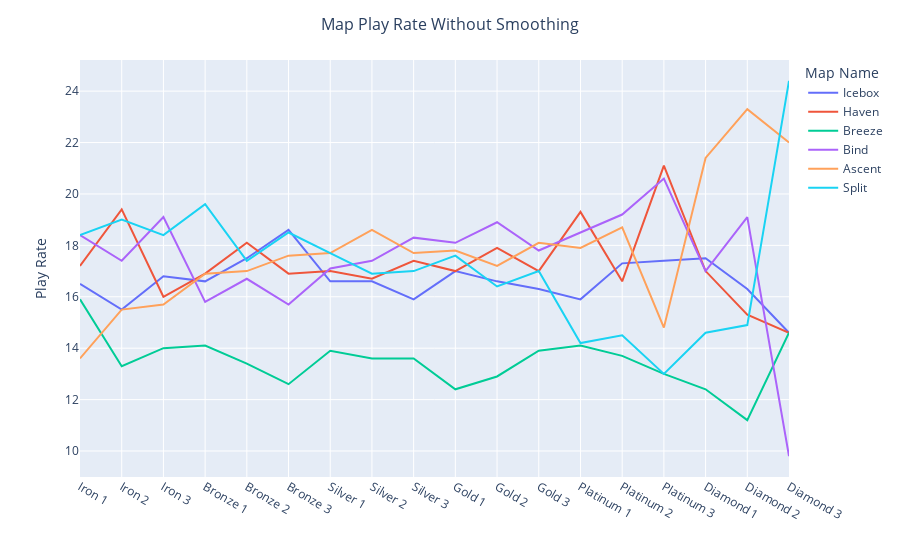

Here is the notebook cell this chart was saved with:
### Markdown cell above
Without Smoothing
Below is a line plot of the exact playrates for each map given a player's rank.

### Code cell
fig = px.line(playrate_df)
fig.update_layout(
    title={'text': f"Map Play Rate Without Smoothing", 'x': 0.5,
                         'xanchor': 'center', 'font': {'size': 16}},
    xaxis_title="", yaxis_title="Play Rate"
)
fig.show()

### Figure 1 — Plotly figure (JSON) as saved in the notebook; plotly's stock layout.template omitted (floating-point values rounded to 4 significant figures)
{"data": [{"hovertemplate": "Map Name=Icebox<br>index=%{x}<br>value=%{y}<extra></extra>", "legendgroup": "Icebox", "line": {"color": "#636efa", "dash": "solid"}, "marker": {"symbol": "circle"}, "mode": "lines", "name": "Icebox", "orientation": "v", "showlegend": true, "type": "scatter", "x": ["Iron 1", "Iron 2", "Iron 3", "Bronze 1", "Bronze 2", "Bronze 3", "Silver 1", "Silver 2", "Silver 3", "Gold 1", "Gold 2", "Gold 3", "Platinum 1", "Platinum 2", "Platinum 3", "Diamond 1", "Diamond 2", "Diamond 3"], "xaxis": "x", "y": [16.5, 15.5, 16.8, 16.6, 17.5, 18.6, 16.6, 16.6, 15.9, 17, 16.6, 16.3, 15.9, 17.3, 17.4, 17.5, 16.3, 14.6], "yaxis": "y"}, {"hovertemplate": "Map Name=Haven<br>index=%{x}<br>value=%{y}<extra></extra>", "legendgroup": "Haven", "line": {"color": "#EF553B", "dash": "solid"}, "marker": {"symbol": "circle"}, "mode": "lines", "name": "Haven", "orientation": "v", "showlegend": true, "type": "scatter", "x": ["Iron 1", "Iron 2", "Iron 3", "Bronze 1", "Bronze 2", "Bronze 3", "Silver 1", "Silver 2", "Silver 3", "Gold 1", "Gold 2", "Gold 3", "Platinum 1", "Platinum 2", "Platinum 3", "Diamond 1", "Diamond 2", "Diamond 3"], "xaxis": "x", "y": [17.2, 19.4, 16, 16.9, 18.1, 16.9, 17, 16.7, 17.4, 17, 17.9, 17, 19.3, 16.6, 21.1, 17, 15.3, 14.6], "yaxis": "y"}, {"hovertemplate": "Map Name=Breeze<br>index=%{x}<br>value=%{y}<extra></extra>", "legendgroup": "Breeze", "line": {"color": "#00cc96", "dash": "solid"}, "marker": {"symbol": "circle"}, "mode": "lines", "name": "Breeze", "orientation": "v", "showlegend": true, "type": "scatter", "x": ["Iron 1", "Iron 2", "Iron 3", "Bronze 1", "Bronze 2", "Bronze 3", "Silver 1", "Silver 2", "Silver 3", "Gold 1", "Gold 2", "Gold 3", "Platinum 1", "Platinum 2", "Platinum 3", "Diamond 1", "Diamond 2", "Diamond 3"], "xaxis": "x", "y": [15.9, 13.3, 14, 14.1, 13.4, 12.6, 13.9, 13.6, 13.6, 12.4, 12.9, 13.9, 14.1, 13.7, 13, 12.4, 11.2, 14.6], "yaxis": "y"}, {"hovertemplate": "Map Name=Bind<br>index=%{x}<br>value=%{y}<extra></extra>", "legendgroup": "Bind", "line": {"color": "#ab63fa", "dash": "solid"}, "marker": {"symbol": "circle"}, "mode": "lines", "name": "Bind", "orientation": "v", "showlegend": true, "type": "scatter", "x": ["Iron 1", "Iron 2", "Iron 3", "Bronze 1", "Bronze 2", "Bronze 3", "Silver 1", "Silver 2", "Silver 3", "Gold 1", "Gold 2", "Gold 3", "Platinum 1", "Platinum 2", "Platinum 3", "Diamond 1", "Diamond 2", "Diamond 3"], "xaxis": "x", "y": [18.4, 17.4, 19.1, 15.8, 16.7, 15.7, 17.1, 17.4, 18.3, 18.1, 18.9, 17.8, 18.5, 19.2, 20.6, 17, 19.1, 9.8], "yaxis": "y"}, {"hovertemplate": "Map Name=Ascent<br>index=%{x}<br>value=%{y}<extra></extra>", "legendgroup": "Ascent", "line": {"color": "#FFA15A", "dash": "solid"}, "marker": {"symbol": "circle"}, "mode": "lines", "name": "Ascent", "orientation": "v", "showlegend": true, "type": "scatter", "x": ["Iron 1", "Iron 2", "Iron 3", "Bronze 1", "Bronze 2", "Bronze 3", "Silver 1", "Silver 2", "Silver 3", "Gold 1", "Gold 2", "Gold 3", "Platinum 1", "Platinum 2", "Platinum 3", "Diamond 1", "Diamond 2", "Diamond 3"], "xaxis": "x", "y": [13.6, 15.5, 15.7, 16.9, 17, 17.6, 17.7, 18.6, 17.7, 17.8, 17.2, 18.1, 17.9, 18.7, 14.8, 21.4, 23.3, 22], "yaxis": "y"}, {"hovertemplate": "Map Name=Split<br>index=%{x}<br>value=%{y}<extra></extra>", "legendgroup": "Split", "line": {"color": "#19d3f3", "dash": "solid"}, "marker": {"symbol": "circle"}, "mode": "lines", "name": "Split", "orientation": "v", "showlegend": true, "type": "scatter", "x": ["Iron 1", "Iron 2", "Iron 3", "Bronze 1", "Bronze 2", "Bronze 3", "Silver 1", "Silver 2", "Silver 3", "Gold 1", "Gold 2", "Gold 3", "Platinum 1", "Platinum 2", "Platinum 3", "Diamond 1", "Diamond 2", "Diamond 3"], "xaxis": "x", "y": [18.4, 19, 18.4, 19.6, 17.4, 18.5, 17.7, 16.9, 17, 17.6, 16.4, 17, 14.2, 14.5, 13, 14.6, 14.9, 24.4], "yaxis": "y"}], "layout": {"legend": {"title": {"text": "Map Name"}, "tracegroupgap": 0}, "margin": {"t": 60}, "title": {"font": {"size": 16}, "text": "Map Play Rate Without Smoothing", "x": 0.5, "xanchor": "center"}, "xaxis": {"anchor": "y", "domain": [0, 1], "title": {"text": ""}}, "yaxis": {"anchor": "x", "domain": [0, 1], "title": {"text": "Play Rate"}}}}
